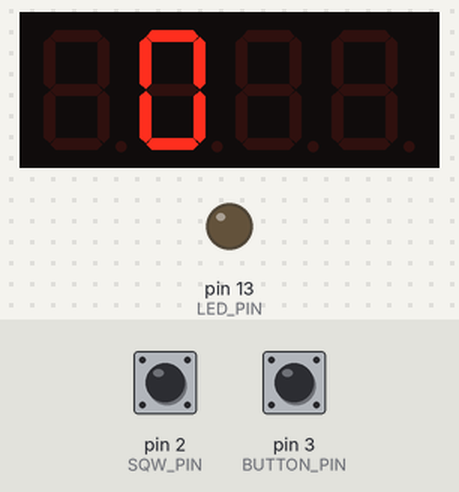
A program run on a simulated Arduino Uno, built with avr-gcc and run on an emulated ATmega328P. Parts: 4-digit seven-segment display, output pins drawn as LEDs (lit = HIGH). Wiring (inferred from the names in the program): DS1307 clock at I2C address 0x68. The inputs (shaded band) are chosen by the test bench; at power-on: pin 3 (BUTTON_PIN) HIGH, pin 2 (SQW_PIN) HIGH. The local clock reads 2024-03-15 10:24:30 at power-on unless the program sets it.

Above: at 4.8 s.
4.9 s: pin 3 (BUTTON_PIN) pulsed LOW 5 times (0.12 s each, 0.3 s apart)
At 7.0 s:
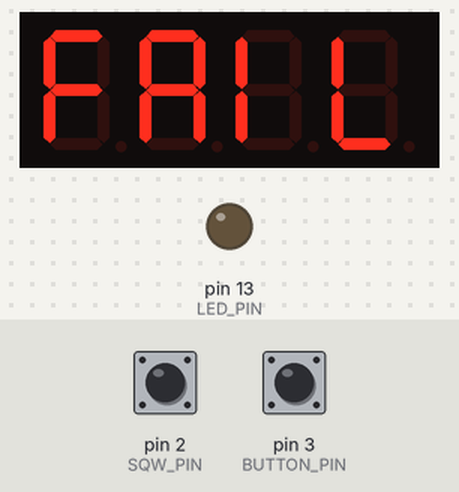
7.9 s: pin 3 (BUTTON_PIN) pulled LOW for 0.15 s
At 8.4 s:
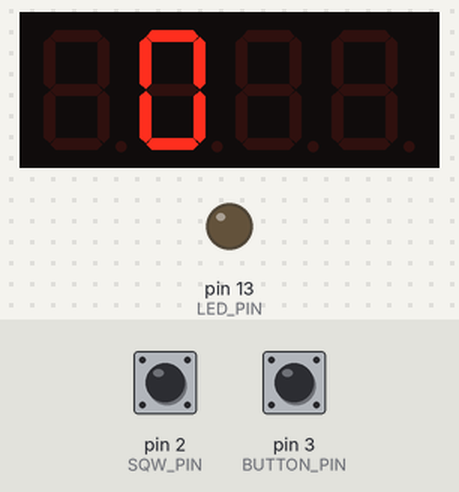
Timing chart, 0 to 10.9 s (numbered marks = the images above; inputs shaded):
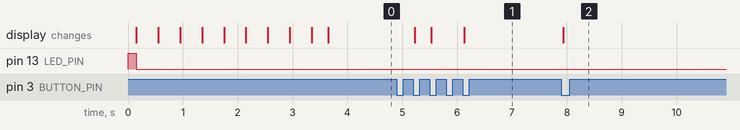

Measured:
- after the input at 4.9 s, the display: changes after 0.33 s (image 1)
- after the input at 7.9 s, the display: changes at once (image 2)

The program:

main.cpp
```cpp
#include <Wire.h>
#include <SevSeg.h>

SevSeg sevseg;

const byte SQW_PIN    = 2;
const byte BUTTON_PIN = 3;
const byte LED_PIN    = 13;

const byte segPins[]   = {4, 5, 6, 7, 8, 9, 10, 11};
const byte digitPins[] = {A3, A2, A1, A0};

const byte DS1307_ADDR = 0x68;

const byte TARGET = 10;
const unsigned long WIN_MS = 300;
const unsigned long DEBOUNCE_MS = 30;

#define DEBUG_TICK_LED 1
#define RUN_START_SELFTEST 1

volatile unsigned long lastTickMs = 0;
volatile bool tickFlag = false;

enum State { IDLE, RUNNING, RESULT };
State state = IDLE;

byte counterVal = 0;
unsigned long targetTickMs = 0;
bool resultSuccess = false;

bool buttonState = HIGH;
bool lastButtonState = HIGH;
unsigned long lastDebounceTime = 0;

void onTick() {
  lastTickMs = millis();
  tickFlag = true;
}

void ds1307EnsureRunning() {
  Wire.beginTransmission(DS1307_ADDR);
  Wire.write((byte)0x00);
  Wire.endTransmission();

  Wire.requestFrom(DS1307_ADDR, (byte)1);
  if (Wire.available()) {
    byte sec = Wire.read();
    if (sec & 0x80) {
      sec &= 0x7F;
      Wire.beginTransmission(DS1307_ADDR);
      Wire.write((byte)0x00);
      Wire.write(sec);
      Wire.endTransmission();
    }
  }
}

void ds1307SetSQW_1Hz() {
  Wire.beginTransmission(DS1307_ADDR);
  Wire.write((byte)0x07);
  Wire.write((byte)0x10);
  Wire.endTransmission();
}

void showCount(byte v) {
  char buf[5] = "    ";
  if (v < 10) {
    buf[1] = char('0' + v);
    sevseg.setChars(buf);
  } else if (v == 10) {
    sevseg.setChars("10  ");
  } else {
    sevseg.setChars("----");
  }
}

void showResult(bool ok) {
  if (ok) sevseg.setChars("GOOD");
  else    sevseg.setChars("FAIL");
}

void resetToIdle() {
  state = IDLE;
  counterVal = 0;
  resultSuccess = false;
  digitalWrite(LED_PIN, LOW);
  showCount(0);
}

void displaySelfTest() {
  const char* patterns[] = {"8   ", " 8  ", "  8 ", "   8"};
  for (int r = 0; r < 2; r++) {
    for (int i = 0; i < 4; i++) {
      sevseg.setChars(patterns[i]);
      unsigned long t0 = millis();
      while (millis() - t0 < 400) {
        sevseg.refreshDisplay();
      }
    }
  }
  sevseg.setChars("----");
  unsigned long t1 = millis();
  while (millis() - t1 < 300) sevseg.refreshDisplay();
}

bool buttonPressedEvent() {
  bool reading = digitalRead(BUTTON_PIN);
  bool pressed = false;

  if (reading != lastButtonState) {
    lastDebounceTime = millis();
  }

  if ((millis() - lastDebounceTime) > DEBOUNCE_MS) {
    if (reading != buttonState) {
      buttonState = reading;
      if (buttonState == LOW) {
        pressed = true;
      }
    }
  }
  lastButtonState = reading;
  return pressed;
}

void setup() {
  pinMode(LED_PIN, OUTPUT);
  pinMode(BUTTON_PIN, INPUT_PULLUP);
  pinMode(SQW_PIN, INPUT_PULLUP);

  digitalWrite(LED_PIN, HIGH);
  delay(150);
  digitalWrite(LED_PIN, LOW);

  Wire.begin();
  ds1307EnsureRunning();
  ds1307SetSQW_1Hz();

  bool resistorsOnSegments = true;
  byte hardwareConfig = COMMON_CATHODE;

  sevseg.begin(hardwareConfig, 4, (byte*)digitPins, (byte*)segPins, resistorsOnSegments);
  sevseg.setBrightness(70);

#if RUN_START_SELFTEST
  displaySelfTest();
#endif

  attachInterrupt(digitalPinToInterrupt(SQW_PIN), onTick, FALLING);
  resetToIdle();
}

void loop() {
  sevseg.refreshDisplay();

  if (tickFlag) {
    noInterrupts();
    tickFlag = false;
    unsigned long tickMsCopy = lastTickMs;
    interrupts();

    if (state == RUNNING) {
#if DEBUG_TICK_LED
      digitalWrite(LED_PIN, !digitalRead(LED_PIN));
#endif

      if (counterVal < TARGET) {
        counterVal++;
        showCount(counterVal);

        if (counterVal == TARGET) {
          targetTickMs = tickMsCopy;
        }
      } else {
        resultSuccess = false;
        state = RESULT;
        digitalWrite(LED_PIN, LOW);
        showResult(false);
      }
    }
  }

  if (buttonPressedEvent()) {
    if (state == IDLE) {
      counterVal = 0;
      showCount(0);
      digitalWrite(LED_PIN, LOW);
      state = RUNNING;
    }
    else if (state == RUNNING) {
      unsigned long nowMs = millis();
      unsigned long diff = 9999;
      if (counterVal == TARGET) {
        diff = nowMs - targetTickMs;
      }
      else if (counterVal == TARGET - 1) {
        unsigned long expectedTarget = lastTickMs + 1000;
        if (expectedTarget > nowMs) {
          diff = expectedTarget - nowMs;
        } else {
          diff = nowMs - expectedTarget;
        }
      }

      resultSuccess = (diff <= WIN_MS);
      state = RESULT;

      digitalWrite(LED_PIN, resultSuccess ? HIGH : LOW);
      showResult(resultSuccess);
    }
    else if (state == RESULT) {
      resetToIdle();
    }
  }
}
```
